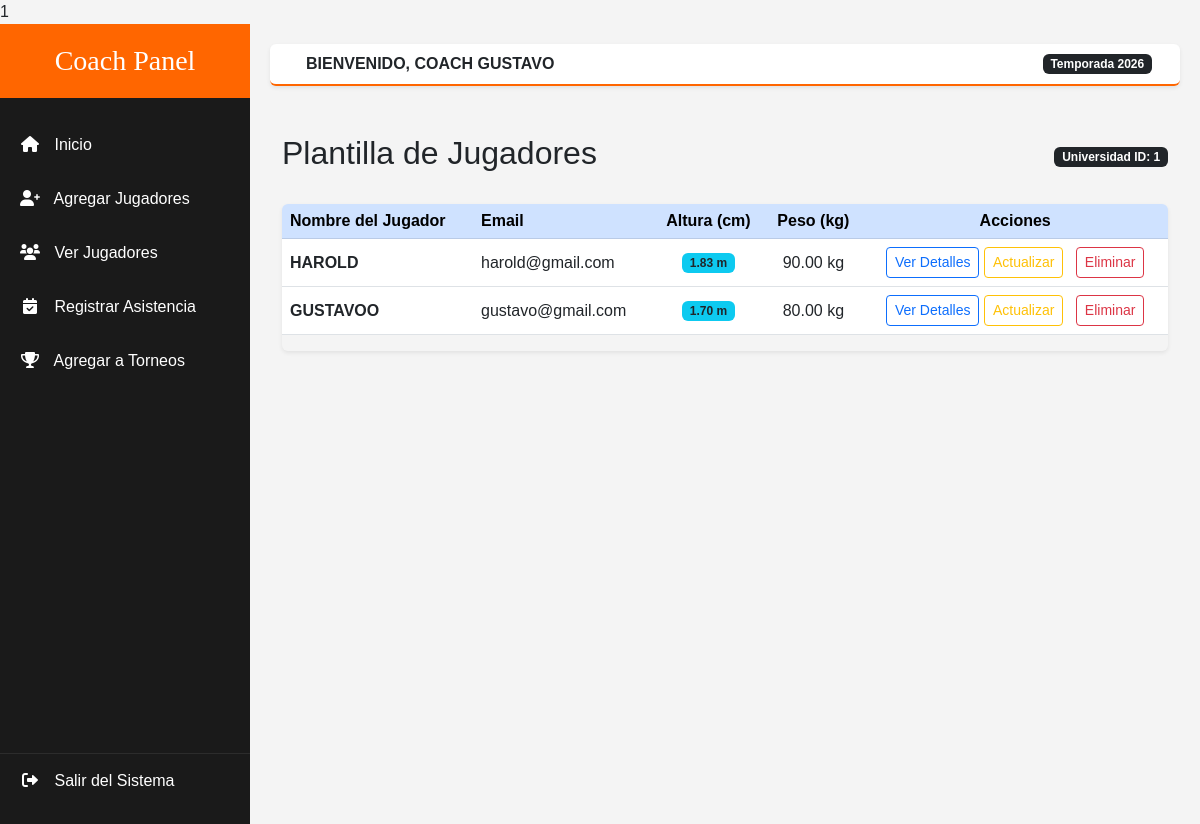
The app's page /client/entrenador/views/jugadores/index.php (signed in), older data.
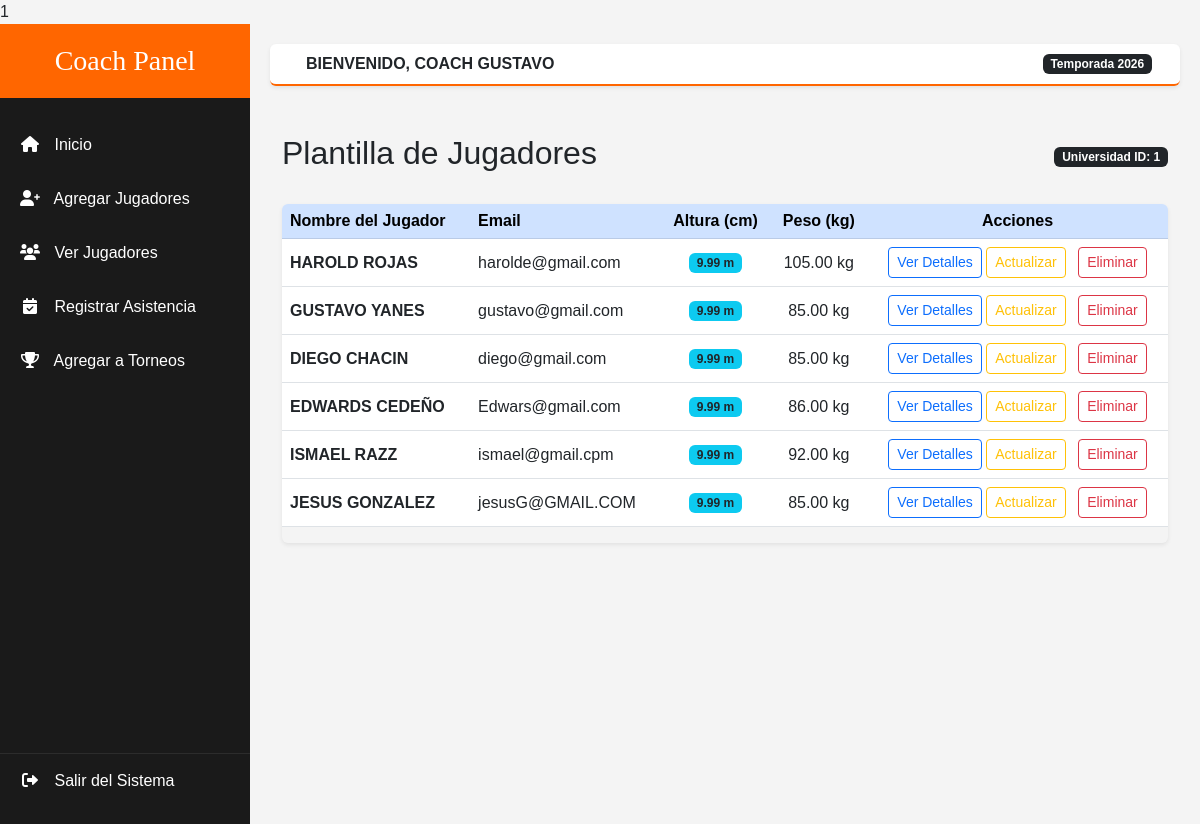
The same page, newer data.
### tables this page shows
CREATE TABLE `usuarios` (
  `id_usuario` int(11) NOT NULL,
  `nombre_usuario` varchar(100) NOT NULL,
  `password_usuario` varchar(255) NOT NULL,
  `email_usuario` varchar(100) DEFAULT NULL,
  `id_universidad_fk` int(11) DEFAULT NULL,
  `id_rol_fk` int(11) DEFAULT NULL,
  `fecha_creacion` timestamp NOT NULL DEFAULT current_timestamp(),
  `fecha_actualizacion` timestamp NOT NULL DEFAULT current_timestamp() ON UPDATE current_timestamp(),
  `isActive` int(11) DEFAULT NULL
);

CREATE TABLE `jugadores` (
  `id_jugador` int(11) NOT NULL,
  `nombre_jugador` varchar(100) DEFAULT NULL,
  `email_jugador` varchar(100) DEFAULT NULL,
  `password_jugador` varchar(255) DEFAULT NULL,
  `altura_jugador` decimal(3,2) DEFAULT NULL,
  `peso_jugador` decimal(5,2) DEFAULT NULL,
  `fecha_nacimiento` date DEFAULT NULL,
  `id_universidad_fk` int(11) DEFAULT NULL,
  `id_objetivo_fk` int(11) DEFAULT NULL,
  `isActive` int(11) DEFAULT NULL,
  `fecha_creacion` timestamp NOT NULL DEFAULT current_timestamp(),
  `fecha_actualizacion` timestamp NOT NULL DEFAULT current_timestamp() ON UPDATE current_timestamp(),
  `imagen_jugador` text DEFAULT NULL,
  `puntos` int(11) DEFAULT NULL,
  `asistencias` int(11) DEFAULT NULL,
  `rebotes` int(11) DEFAULT NULL,
  `robos` int(11) DEFAULT NULL
);

### app/config.php (called while the page is built, shortened)
<?php
    $URL = "http://localhost/academy";
?>

### client/entrenador/layouts/verificacion.php (called while the page is built, shortened)
<?php
    require_once __DIR__ . '/../../../app/config.php';
    if (!isset($_SESSION['sesionentrenador'])) {
        $_SESSION['mensaje'] = "Debes iniciar sesión para acceder";
        $_SESSION['icon_mensaje'] = "warning";
        header('Location: ' . $URL . '/login.php');
        exit();
    } else {
        $usuario_sesion = $_SESSION['sesionentrenador'];
        $sql2 = "SELECT * FROM usuarios WHERE email_usuario = :email";
        $query = $pdo->prepare($sql2);
        $query->bindParam(':email', $usuario_sesion);
        $query->execute();
        $usuarioLogueado = $query->fetch(PDO::FETCH_ASSOC);
    }
?>

### app/controllers/controllers_entrenador/jugadores/read.php (called while the page is built)
<?php
$sql = "SELECT * FROM jugadores WHERE id_universidad_fk = :id_uni";
$query = $pdo->prepare($sql);
$query->bindParam(':id_uni', $usuarioLogueado['id_universidad_fk']);
$query->execute();
$jugadores = $query->fetchAll(PDO::FETCH_ASSOC);
?>

### client/entrenador/views/jugadores/index.php (the view, shortened to what this page needs)
<?php include '../../layouts/verificacion.php'; ?>
<?php include '../../layouts/parte1.php'; ?>
<?php include '../../../../app/controllers/controllers_entrenador/jugadores/read.php'; ?>
<div class="container mt-5">
    <div class="d-flex justify-content-between align-items-center mb-4">
        <h2>Plantilla de Jugadores</h2>
        <span class="badge bg-dark">Universidad ID: <?= htmlspecialchars($usuarioLogueado['id_universidad_fk']) ?></span>
    </div>
    <div class="table-responsive shadow-sm rounded">
        <table class="table table-hover align-middle">
            <thead class="table-primary">
                <tr>
                    <th>Nombre del Jugador</th>
                    <th>Email</th>
                    <th class="text-center">Altura (cm)</th>
                    <th class="text-center">Peso (kg)</th>
                    <th class="text-center">Acciones</th>
                </tr>
            </thead>
            <tbody>
                <?php if (count($jugadores) > 0): ?>
                    <?php foreach ($jugadores as $jugador): ?>
                        <tr>
                            <td class="fw-bold text-uppercase"><?= htmlspecialchars($jugador['nombre_jugador']) ?></td>
                            <td><?= htmlspecialchars($jugador['email_jugador']) ?></td>
                            <td class="text-center">
                                <span class="badge bg-info text-dark"><?= htmlspecialchars($jugador['altura_jugador']) ?> m</span>
                            </td>
                            <td class="text-center"><?= htmlspecialchars($jugador['peso_jugador']) ?> kg</td>
                            <td class="text-center">
                                <a href="read.php?id=<?= $jugador['id_jugador'] ?>" class="btn btn-outline-primary btn-sm">
                                    <i class="bi bi-person-bounding-box"></i> Ver Detalles
                                </a>
                                <a href="update.php?id=<?= $jugador['id_jugador'] ?>" class="btn btn-outline-warning btn-sm">
                                    <i class="bi bi-person-bounding-box"></i> Actualizar
                                </a>
                                <a href="delete.php?id=<?= $jugador['id_jugador'] ?>" class="btn btn-outline-danger btn-sm ms-2">
                                    <i class="bi bi-trash"></i> Eliminar
                                </a>
                            </td>
                        </tr>
                    <?php endforeach; ?>
                <?php else: ?>
                    <tr>
                        <td colspan="5" class="text-center text-muted">No hay jugadores registrados para esta universidad.</td>
                    </tr>
                <?php endif; ?>
            </tbody>
        </table>
    </div>
</div>
<?php include '../../layouts/parte2.php'; ?>

### client/entrenador/layouts/parte1.php (shortened to what this page needs)
<?php
    require_once __DIR__ . '/../../../app/config.php';
?>
<!DOCTYPE html>
<html lang="es">
<head>
    <link href="https://cdn.jsdelivr.net/npm/bootstrap@5.3.0/dist/css/bootstrap.min.css" rel="stylesheet">
    <link rel="stylesheet" href="https://cdnjs.cloudflare.com/ajax/libs/font-awesome/6.0.0/css/all.min.css">
</head>
<body>
<div class="wrapper">
    <nav id="sidebar">
        <div class="sidebar-header text-center">
            <h3 class="bebas mb-0">Coach Panel</h3>
        </div>
        <ul class="list-unstyled components">
            <li class="active">
                <a href="#"><i class="fas fa-home"></i> Inicio</a>
            </li>
            <li>
                <a href="<?php echo $URL . '/client/entrenador/views/jugadores/create.php'; ?>"><i class="fas fa-user-plus"></i> Agregar Jugadores</a>
            </li>
            <li>
                <a href="<?php echo $URL . '/client/entrenador/views/jugadores/index.php'; ?>"><i class="fas fa-users"></i> Ver Jugadores</a>
            </li>
            <li>
                <a href="#"><i class="fas fa-calendar-check"></i> Registrar Asistencia</a>
            </li>
            <li>
                <a href="#"><i class="fas fa-trophy"></i> Agregar a Torneos</a>
            </li>
        </ul>
        <div class="logout-section">
            <ul class="list-unstyled">
                <li>
                    <a href="<?php echo $URL; ?>/app/controllers/controllers_entrenador/logout.php" class="logout-link text-white">
                        <i class="fas fa-sign-out-alt"></i> Salir del Sistema
                    </a>
                </li>
            </ul>
        </div>
    </nav>
    <div id="content">
        <nav class="navbar navbar-expand-lg navbar-admin px-3 py-2 shadow-sm rounded">
            <div class="container-fluid">
                <span class="ms-2 fw-bold text-uppercase">Bienvenido, Coach <?php echo $usuarioLogueado['nombre_usuario']; ?></span>
                <div class="ms-auto">
                    <span class="badge bg-dark">Temporada 2026</span>
                </div>
            </div>
        </nav>

### client/entrenador/layouts/parte2.php (shortened to what this page needs)
    </div>
</div>
</body>
</html>

### client/entrenador/layouts/parte1.php (style rules this page uses)
:root { --naranja-basket: #ff6600; --negro-pro: #1a1a1a; --gris-suave: #2c2c2c; }
body { font-family: 'Poppins', sans-serif; background-color: #f4f4f4; }
.bebas { font-family: 'Bebas Neue', cursive; }
.wrapper { display: flex; width: 100%; align-items: stretch; }
#sidebar { min-width: 250px; max-width: 250px; background: var(--negro-pro); color: #fff; transition: all 0.3s; min-height: 100vh; display: flex; flex-direction: column; }
#sidebar .sidebar-header { padding: 20px; background: var(--naranja-basket); }
#sidebar ul.components { padding: 20px 0; }
#sidebar ul li a { padding: 15px 20px; display: block; color: white; text-decoration: none; transition: 0.3s; font-weight: 500; }
#sidebar ul li a i { margin-right: 10px; width: 20px; text-align: center; }
#content { width: 100%; padding: 20px; }
.navbar-admin { background: white; border-bottom: 2px solid var(--naranja-basket); margin-bottom: 30px; }
.logout-section { margin-top: auto; border-top: 1px solid var(--gris-suave); }

Row changes from the older to the newer data that the page shows:
removed jugadores: nombre_jugador "HAROLD", email_jugador "harold@gmail.com", altura_jugador "1.83", peso_jugador "90.00"
removed jugadores: nombre_jugador "GUSTAVOO", email_jugador "gustavo@gmail.com", altura_jugador "1.70", peso_jugador "80.00"
added jugadores: nombre_jugador "HAROLD ROJAS", email_jugador "harolde@gmail.com", altura_jugador "9.99", peso_jugador "105.00"
added jugadores: nombre_jugador "GUSTAVO YANES", email_jugador "gustavo@gmail.com", altura_jugador "9.99", peso_jugador "85.00"
added jugadores: nombre_jugador "DIEGO CHACIN", email_jugador "diego@gmail.com", altura_jugador "9.99", peso_jugador "85.00"
added jugadores: nombre_jugador "EDWARDS CEDEÑO", email_jugador "Edwars@gmail.com", altura_jugador "9.99", peso_jugador "86.00"
added jugadores: nombre_jugador "ISMAEL RAZZ", email_jugador "ismael@gmail.cpm", altura_jugador "9.99", peso_jugador "92.00"
added jugadores: nombre_jugador "JESUS GONZALEZ", email_jugador "jesusG@GMAIL.COM", altura_jugador "9.99", peso_jugador "85.00"
